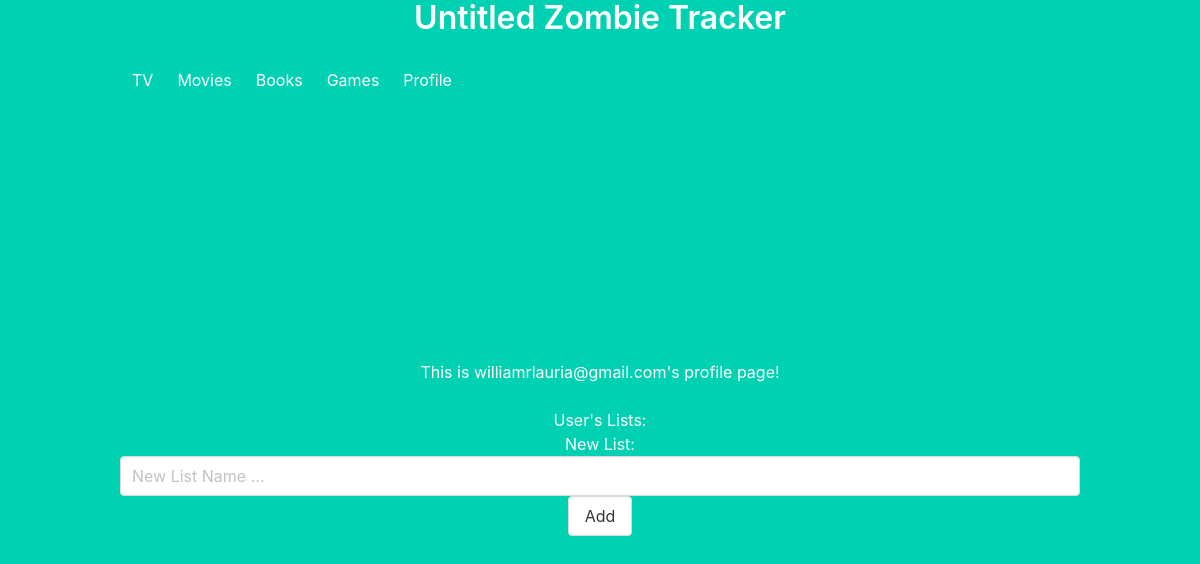
Before: /profile (signed in) with the older database file.
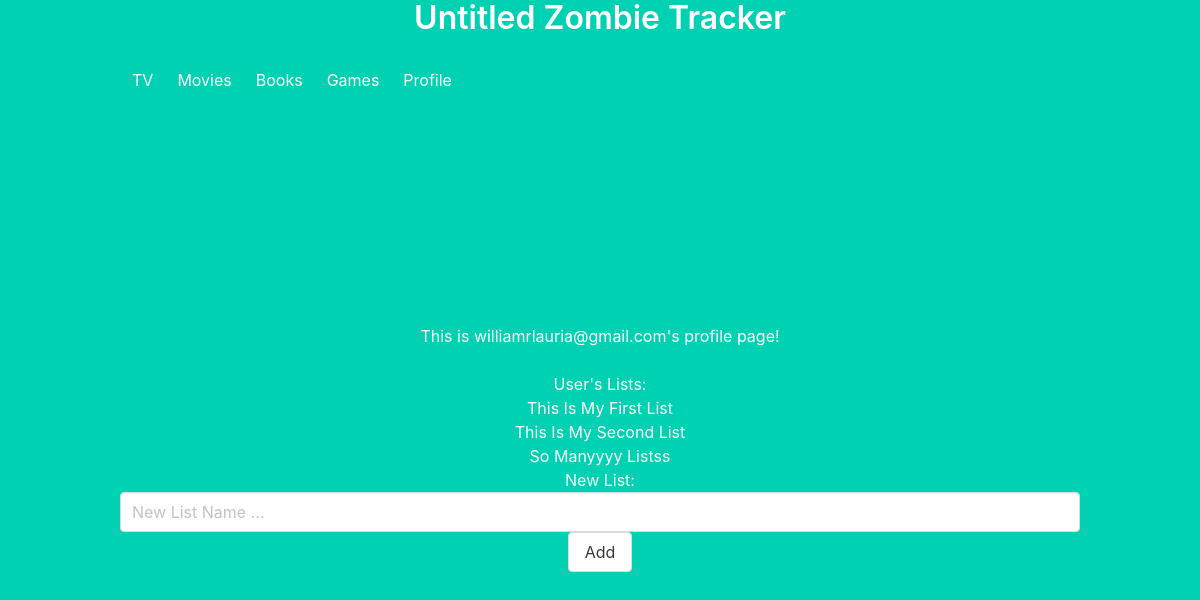
After: the same page with the newer database file.
### models.py (models this page shows)
class Reviewer(db.Model):
    id = db.Column(db.Integer, primary_key = True)
    username = db.Column(db.String(100), index = True, unique=True)
    password_hash = db.Column(db.String(128))
    user_lists = db.relationship('List', backref="list", lazy='dynamic')

class List(db.Model):
    id = db.Column(db.Integer, primary_key = True)
    title = db.Column(db.String(100), index=True, unique=True)
    reviewer_id = db.Column(db.Integer, db.ForeignKey('reviewer.id'))

### main.py (the view)
@main.route('/profile')
def profile():
    current_user = get_current_user()
    if current_user is None:
        return redirect(url_for('login'))
    rec_reviews = BookReview.query.filter(BookReview.reviewer_id == current_user.id).all()
    for i, elem in enumerate(rec_reviews):
        rec_reviews[i].book = Book.query.get(elem.book_id)
    return render_template("profile.html", template_lists = get_current_lists(), cur_user=current_user, template_reviews=rec_reviews)

### main.py (called while the page is built)
def get_current_user():
    return current_user

def get_current_lists():
    current_user = get_current_user()
    if current_user is not None:
        return List.query.filter(List.reviewer_id == current_user.id).all()
    else:
        return None

### templates/profile.html (shortened to what this page needs)
{% extends "navbar.html" %}
{% block content %}
<p> This is {{cur_user.username}}'s profile page!</p>
<br />
<p>User's Lists:</p>
<ul>
{% for list in template_lists %}
    <li><a href="/lists/{{list.id}}">{{list.title | title}}</a></li>
{% endfor %}
</ul>
<div>New List: </div>
    <form method="POST" action="/newlist">
        <input class="input" type="text" name="listname" placeholder="New List Name ... ">
        <button class="button">Add</button>
    </form>
{% endblock %}

### templates/navbar.html (shortened to what this page needs)
<html>
    <head>
        <link rel="stylesheet" href="{{ url_for('static', filename='css/style.css') }}">
        <link rel="stylesheet" href="https://cdnjs.cloudflare.com/ajax/libs/bulma/0.7.2/css/bulma.min.css" />
    </head>
    <body>
        <section class="hero is-primary is-fullheight">
            <h1 class="title" style="text-align: center;"> Untitled Zombie Tracker</h1>
            <div class="hero-head">
                <nav class="navbar">
                    <div class="container">
                        <div id="navbarMenuHeroA">
                            <div class="navbar-end">
                                <a href="/tv" class="navbar-item">TV</a>
                                <a href="/movies" class="navbar-item">Movies</a>
                                <a href="/books" class="navbar-item">Books</a>
                                <a href="/games" class="navbar-item">Games</a>
                                <a href="/profile" class="navbar-item">Profile</a>
                            </div>
                        </div>
                    </div>
                </nav>
            </div>
            <div class="hero-body">
                <div class="container has-text-centered">
            {% block content %} {% endblock %}
                </div>
            </div>
        </section>
    </body>
</html>

### static/css/style.css (style rules this page uses)
body { background-color: grey; }

Changed rows visible on the page:
added List: title "This Is My First List"
added List: title "This Is My Second List"
added List: title "So Manyyyy Listss"
